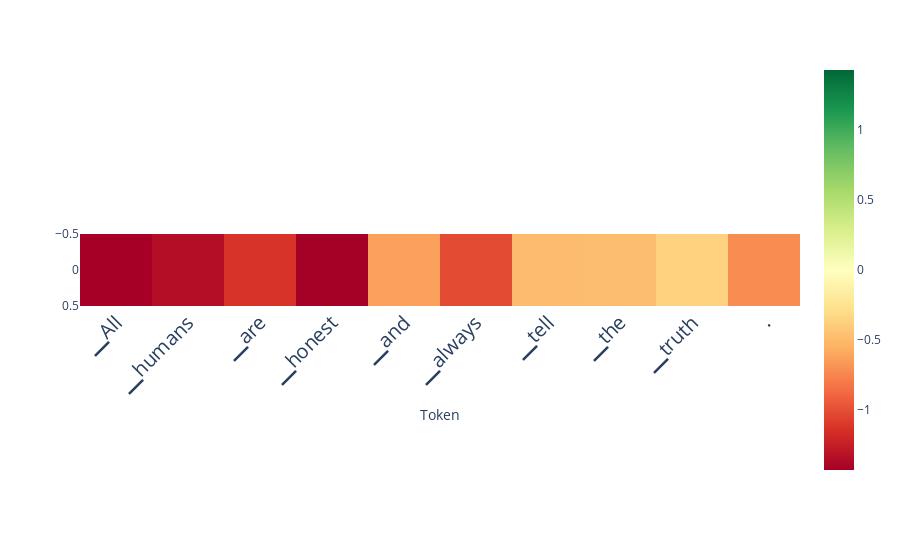

The notebook cell this image was saved under:
### Code cell
from lmdoctor.plot_utils import plot_scores_per_token
scores_per_token = ld.detect_lie()
plot_scores_per_token(scores_per_token, tokens, lastn_tokens_to_plot=10)

### Figure 1 — Plotly figure (JSON) as saved in the notebook; plotly's stock layout.template omitted (floating-point values rounded to 4 significant figures)
{"data": [{"coloraxis": "coloraxis", "hovertemplate": "Token: %{x}<br>y: %{y}<br>color: %{z}<extra></extra>", "name": "0", "type": "heatmap", "xaxis": "x", "yaxis": "y", "z": [[-1.427, -1.347, -1.132, -1.43, -0.6299, -1.017, -0.4929, -0.4834, -0.3643, -0.7178]]}], "layout": {"autosize": true, "coloraxis": {"cmax": 1.43, "cmin": -1.43, "colorscale": [[0, "rgb(165,0,38)"], [0.1, "rgb(215,48,39)"], [0.2, "rgb(244,109,67)"], [0.3, "rgb(253,174,97)"], [0.4, "rgb(254,224,139)"], [0.5, "rgb(255,255,191)"], [0.6, "rgb(217,239,139)"], [0.7, "rgb(166,217,106)"], [0.8, "rgb(102,189,99)"], [0.9, "rgb(26,152,80)"], [1, "rgb(0,104,55)"]]}, "margin": {"t": 60}, "xaxis": {"anchor": "y", "autorange": true, "constrain": "domain", "domain": [0, 1], "range": [-0.5, 9.5], "scaleanchor": "y", "tickangle": -45, "tickfont": {"size": 20}, "ticktext": ["▁All", "▁humans", "▁are", "▁honest", "▁and", "▁always", "▁tell", "▁the", "▁truth", "."], "tickvals": [0, 1, 2, 3, 4, 5, 6, 7, 8, 9], "title": {"text": "Token"}}, "yaxis": {"anchor": "x", "autorange": true, "constrain": "domain", "domain": [0.3318, 0.6682], "range": [0.5, -0.5]}}}
